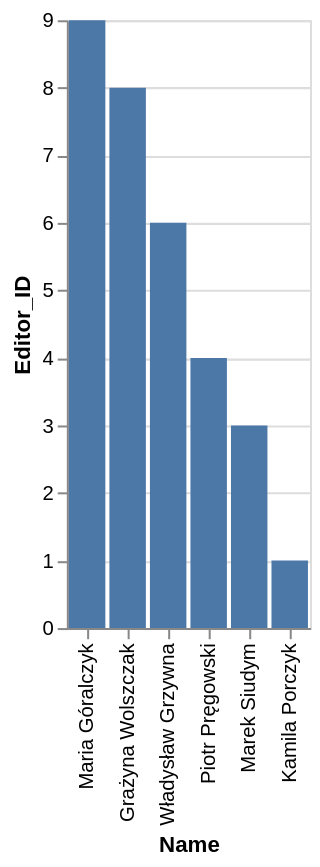

Write the Vega-Lite specification saved for this chart.
### Vega-Lite specification from a JSON file in a GitHub repository (floating-point values rounded to 4 significant figures)
{"data": {"values": [{"x_data": "Maria Góralczyk", "y_data": 9}, {"x_data": "Grażyna Wolszczak", "y_data": 8}, {"x_data": "Władysław Grzywna", "y_data": 6}, {"x_data": "Piotr Pręgowski", "y_data": 4}, {"x_data": "Marek Siudym", "y_data": 3}, {"x_data": "Kamila Porczyk", "y_data": 1}]}, "mark": "bar", "encoding": {"x": {"field": "x_data", "type": "nominal", "title": "Name", "sort": {"op": "sum", "field": "y_data", "order": "descending"}}, "y": {"field": "y_data", "type": "quantitative", "title": "Editor_ID"}}}
